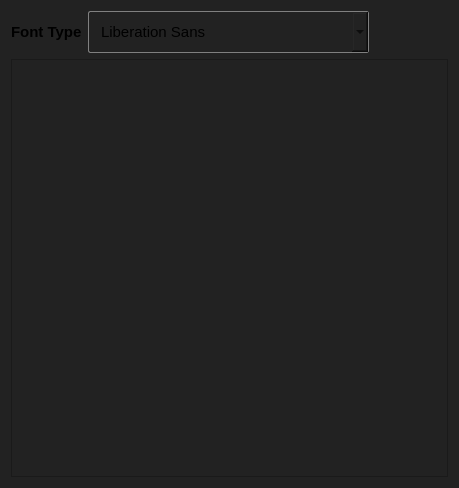
<?xml version="1.0" encoding="UTF-8"?>
<ui version="4.0">
 <class>Form</class>
 <widget class="QWidget" name="Form">
  <property name="geometry">
   <rect>
    <x>0</x>
    <y>0</y>
    <width>459</width>
    <height>488</height>
   </rect>
  </property>
  <property name="windowTitle">
   <string>QFontComboBox</string>
  </property>
  <property name="styleSheet">
   <string notr="true">background-color: #222222;</string>
  </property>
  <layout class="QVBoxLayout" name="verticalLayout">
   <item>
    <layout class="QHBoxLayout" name="horizontalLayout">
     <item>
      <widget class="QLabel" name="label">
       <property name="styleSheet">
        <string notr="true">font-size: 15px;
font-weight: bold;</string>
       </property>
       <property name="text">
        <string>Font Type</string>
       </property>
      </widget>
     </item>
     <item>
      <widget class="QFontComboBox" name="fontComboBox">
       <property name="styleSheet">
        <string notr="true">QFontComboBox, QFontComboBo:focus {
border: 1px solid gray;
padding: 10px;
font-size: 15px;
border-radius: 2px;
}
</string>
       </property>
      </widget>
     </item>
     <item>
      <spacer name="horizontalSpacer">
       <property name="orientation">
        <enum>Qt::Orientation::Horizontal</enum>
       </property>
       <property name="sizeHint" stdset="0">
        <size>
         <width>40</width>
         <height>20</height>
        </size>
       </property>
      </spacer>
     </item>
    </layout>
   </item>
   <item>
    <widget class="QPlainTextEdit" name="plainTextEdit">
     <property name="styleSheet">
      <string notr="true">padding: 10px;
font-size: 15px;</string>
     </property>
    </widget>
   </item>
  </layout>
 </widget>
 <resources/>
 <connections/>
</ui>
